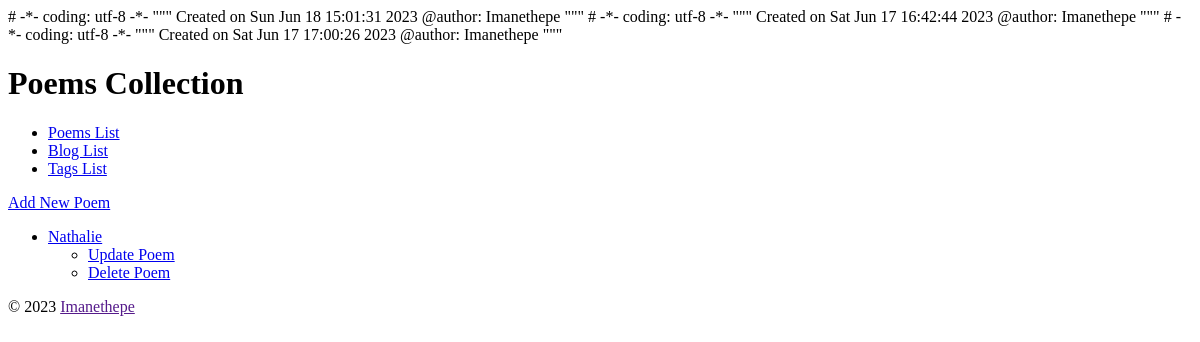
The app's page /poem/, older data.
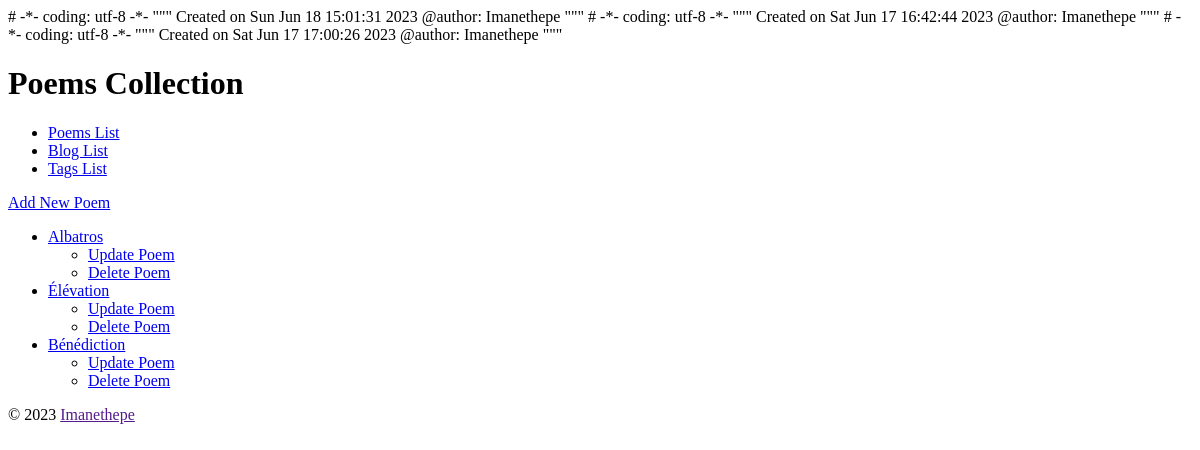
The same page, newer data.
### collection/models.py (models this page shows, shortened)
class Poem(models.Model):
    name = models.CharField(
        max_length=31, db_index=True)
    author = models.CharField(
        max_length=31, db_index=True)
    slug = models.SlugField(
         max_length=31,
         unique=True,
         help_text='A label for URL conﬁg.')
    description = models.TextField()
    founded_date = models.DateField(
        'date written')
    tags = models.ManyToManyField(Tag, blank=True)
    class Meta:
        ordering = ['author']
        get_latest_by = 'founded_date'
    def get_absolute_url(self):
        return reverse('collection_poem_detail',
                       kwargs={'slug': self.slug})
    def get_update_url(self):
        return reverse('collection_poem_update',
                       kwargs={'slug': self.slug})
    def get_delete_url(self):
        return reverse('collection_poem_delete',
                       kwargs={'slug': self.slug})

### collection/views.py (the view)
class PoemList(View):
    def get(self, request):
        return render(
                     request,
                     'collection/poem_list.html',
                     {'poem_list': Poem.objects.all()}
                     )

### collection/templates/collection/poem_list.html (shortened to what this page needs)
{% extends parent_template|default:"collection/base_collection.html" %}
{% block content %}
  <div>
    <a href="{% url 'collection_poem_write' %}">
      Add New Poem</a>
  </div>
 <ul>
   {% for poem in poem_list %}
    <li>
      <a href="{{ poem.get_absolute_url }}">
        {{ poem.name|title }}</a>
      <ul>
        <li>
           <a href="{{ poem.get_update_url }}">
             Update Poem</a></li>
        <li>
           <a href="{{ poem.get_delete_url }}">
             Delete Poem</a></li>
      </ul>
    </li>
   {% empty %}
     <li><em>No Poem Available</em></li>
   {% endfor %}
 </ul>
{% endblock %}

### collection/templates/collection/base_collection.html
# -*- coding: utf-8 -*-
"""
Created on Sat Jun 17 16:42:44 2023
@author: Imanethepe
"""
{% extends parent_template|default:"base.html" %}

### templates/base.html (shortened to what this page needs)
# -*- coding: utf-8 -*-
"""
Created on Sat Jun 17 17:00:26 2023
@author: Imanethepe
"""
 <!DOCTYPE html>
 <html lang="en">
   <head>
   </head>
   <body>
     <div>
       <header>
           <h1>Poems Collection</h1>
       </header>
       <nav>
       <ul>
         <li>
           <a href="{% url 'collection_poem_list' %}">
             Poems List</a></li>
         <li>
           <a href="{% url 'blog_post_list' %}">
             Blog List</a></li>
         <li>
           <a href="{% url 'collection_tag_list' %}">
             Tags List</a></li>
       </ul>
     </nav>
       <main>
         {% block content %}{% endblock %}
       </main>
     </div>
     <footer>
       <p>
         &copy; 2023
         <a href="">
           Imanethepe</a>
       </p>
     </footer>
   </body>
 </html>

Row changes from the older to the newer data that the page shows:
removed Poem: name "Nathalie"
added Poem: name "Albatros"
added Poem: name "Élévation"
added Poem: name "Bénédiction"
